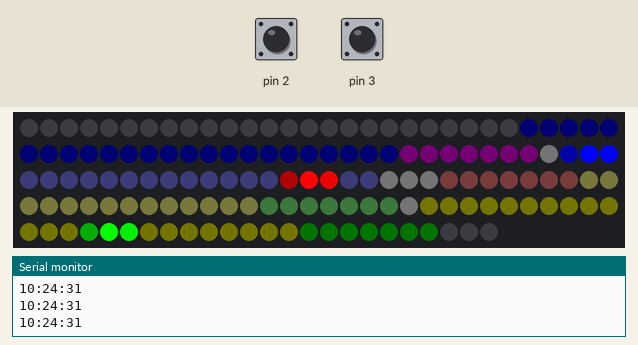
Simulated run of this sketch. Board: Arduino Leonardo, built with avr-gcc and run on an emulated ATmega32U4. On the bench: 144 RGB LEDs in strip order, left to right, continuing on the next row, the last lines printed to the serial monitor. The test bench sets the inputs (shaded band); at power-on: pin 3 HIGH, pin 2 HIGH. The local clock reads 2024-03-15 10:24:30 at power-on unless the sketch sets it.

Above: at 1.2 s.
1.3 s: pin 3 pulled LOW for 3.2 s
At 2.17 s:
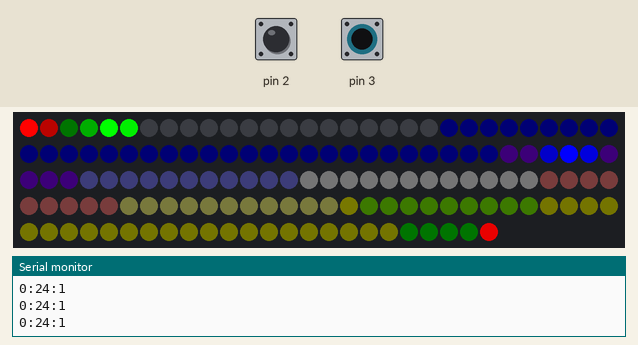
5.1 s: pin 2 pulled LOW for 1 s
At 6.24 s:
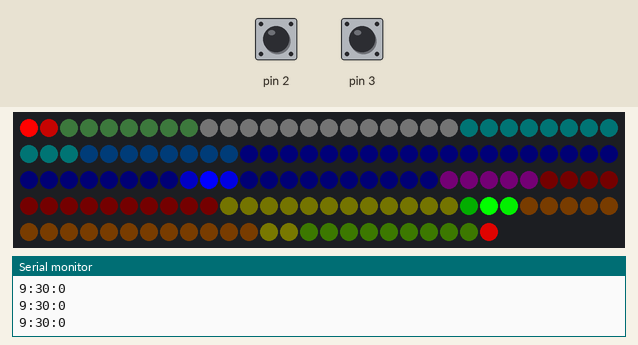
6.7 s: pin 3 pulled LOW for 1 s
At 7.13 s:
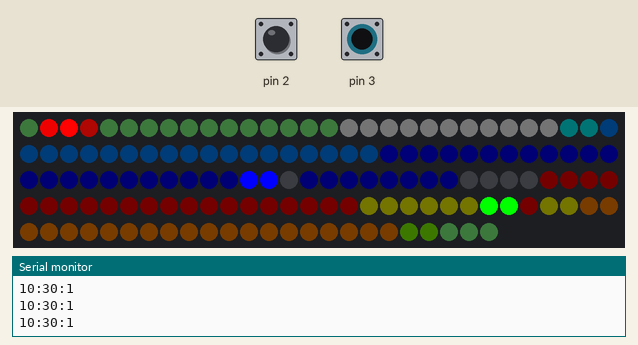
8.3 s: pin 2 pulled LOW for 3.2 s
At 9.16 s:
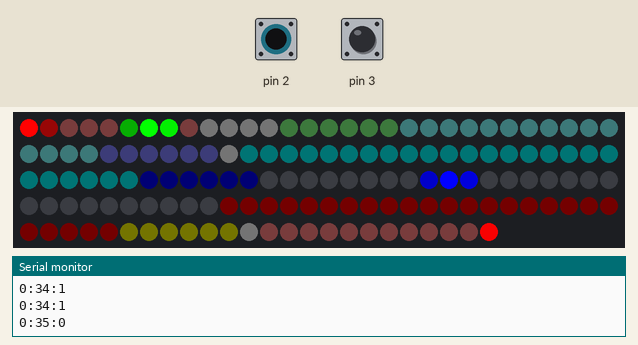
12.1 s: pin 2 pulled LOW for 1 s
At 13.15 s:
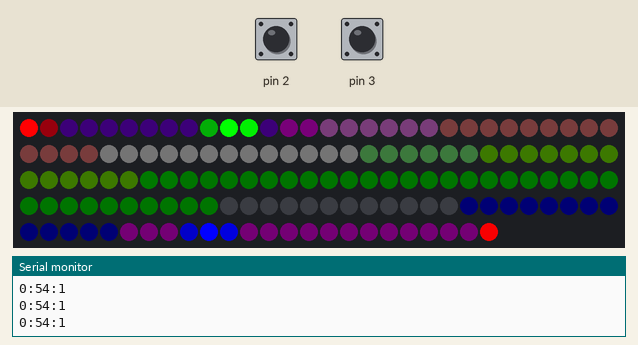
13.7 s: pin 3 pulled LOW for 3.2 s
At 15.16 s:
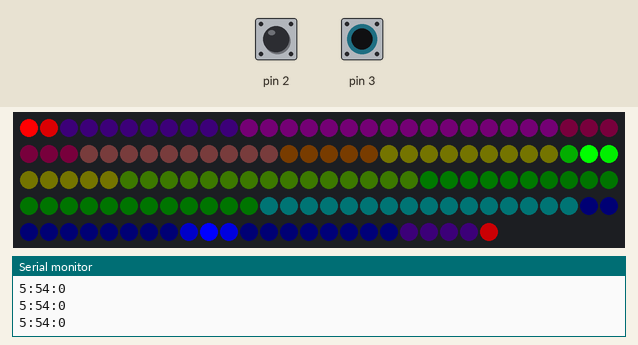

The sketch:

LED_wall_clock.ino
```cpp
#include <Wire.h>
#include "RTClib.h"
#include <Adafruit_NeoPixel.h>
#ifdef __AVR__
  #include <avr/power.h>
#endif

// Which pin on the Arduino is connected to the NeoPixels?
#define PIN            6
#define NUMPIXELS      144

Adafruit_NeoPixel pixels = Adafruit_NeoPixel(NUMPIXELS, PIN, NEO_GRB + NEO_KHZ800);
uint8_t * pxs = pixels.getPixels();

RTC_DS1307 rtc;

void setup() {
  // a couple buttons to allow you to set the time.
  pinMode(2, INPUT_PULLUP);
  pinMode(3, INPUT_PULLUP);
  while(!Serial); // for Leonardo/Micro/Zero
  Serial.begin(57600);
  rtc.begin();

  for(int retries=0; retries<100 && !rtc.isrunning(); retries++) {
    Serial.println("waiting for rtc... (It may be browned out - is your USB port providing enough power?");
    delay(100);
  }

  if (!rtc.isrunning()) {
    Serial.println("RTC IS NOT RUNNING!");
    rtc.adjust(DateTime(F(__DATE__), F(__TIME__)));
  } else {
    Serial.println("RTC is running.");
  }
  pixels.begin(); // This initializes the NeoPixel library.
}

void set_color(int pixel, int color, int intensity) {
  int memory_offset = (pixel%NUMPIXELS)*3+color;
  pxs[memory_offset] = intensity;
}

void blend_color(int pixel, int color, int intensity) {
  int memory_offset = (pixel%NUMPIXELS)*3+color;
  pxs[memory_offset] = uint8_t(min(255, pxs[memory_offset]+intensity));
}

#define modmath(a,b) (((a)+(b)+NUMPIXELS)%NUMPIXELS)
float red_float_offset = 18.0;
float green_float_offset = 13.0;
float blue_float_offset = 0.0;
float red_delta = .31;
float green_delta = .23;
float blue_delta = -.17;

int dim(int intensity) {
  return (2 + intensity) / 32;
}

void rainbow() {
  memset(pxs, 0, NUMPIXELS*3);
  red_float_offset += red_delta;
  if(red_float_offset > NUMPIXELS)
    red_float_offset -= NUMPIXELS;
  if(red_float_offset < 0)
    red_float_offset += NUMPIXELS;
  green_float_offset += green_delta;
  if(green_float_offset > NUMPIXELS)
    green_float_offset -= NUMPIXELS;
  if(green_float_offset < 0)
    green_float_offset += NUMPIXELS;
  blue_float_offset += blue_delta;
  if(blue_float_offset > NUMPIXELS)
    blue_float_offset -= NUMPIXELS;
  if(blue_float_offset < 0)
    blue_float_offset += NUMPIXELS;
  for(int i=0; i<NUMPIXELS/2; i++) {
    blend_color(int(red_float_offset) + i, 0, dim(i));
    blend_color(int(red_float_offset) + i + NUMPIXELS/2, 0, dim(NUMPIXELS/2 - i));
    blend_color(int(green_float_offset) + i, 1, dim(i));
    blend_color(int(green_float_offset) + i + NUMPIXELS/2, 1, dim(NUMPIXELS/2 - i));
    blend_color(int(blue_float_offset) + i, 2, dim(i));
    blend_color(int(blue_float_offset) + i + NUMPIXELS/2, 2, dim(NUMPIXELS/2 - i));
  }
}

float second_float = -1;
int loop_delay_base = 22; // 22 w/ no rainbow, 32 with.
float second_float_delta = 0.04;
int loop_delay = loop_delay_base;
long unsigned int when_hour_set_down=0, when_minute_set_down=0;
void loop() {
  float hour_float;
  float minute_float;
  float fractional;
  int now_hour, now_minute, now_second;

  delay(loop_delay);
  DateTime now = rtc.now();

  // Check for hour-adjust button press and update RTC if user is changing it:
  if (digitalRead(3) == 0) {
    if (when_hour_set_down == 0) {
      when_hour_set_down = millis();
    } else {
      if (millis() - when_hour_set_down > 250) {
        when_hour_set_down = millis();
        rtc.adjust(DateTime(2016, 1, 1, (now.hour()+1)%12, now.minute(), 0));
        second_float = 0.0;
        now = rtc.now();
      }
    }
  } else {
    when_hour_set_down = 0;
  }

  // Check for minute-adjust button press and update RTC if user is changing it:
  if (digitalRead(2) == 0) {
    if (when_minute_set_down == 0) {
      when_minute_set_down = millis();
    } else {
      if (millis() - when_minute_set_down > 150) {
        when_minute_set_down = millis();
        rtc.adjust(DateTime(2016, 1, 1, now.hour(), (now.minute()+1)%60, 0));
        second_float = 0.0;
        now = rtc.now();
      }
    }
  } else {
    when_minute_set_down = 0;
  }

  Serial.print(now.hour());
  Serial.print(":");
  Serial.print(now.minute());
  Serial.print(":");
  Serial.println(now.second());


  if (second_float < 0.0) {
    second_float = now.second();
  }
  second_float += second_float_delta;
  if (second_float >= 60.0) {
    second_float -= 60.0;
  }
  if (now.second() > 0 and now.second() < 59) {
    if ((int)second_float < now.second())
      loop_delay = max(loop_delay-1, loop_delay_base-20);
    else if ((int)second_float > now.second()) {
      loop_delay = min(loop_delay+1, loop_delay_base+20);
    } else {
      loop_delay = loop_delay_base;
    }
  }

  now_hour = now.hour();
  now_minute = now.minute();
  now_second = now.second();

  //I have to clear the LEDs that follow the clock "hands" before the rainbow, so
  //the clears don't interfere with what the rainbow sets.
  hour_float = now_hour%12 + now_minute/60.0;
  float hour_led = hour_float * 12.0;
  set_color(int(hour_led)+NUMPIXELS-2,   0, 0);

  minute_float = now_minute + now_second/60.0;
  float minute_led = minute_float * 144.0/60.0;
  set_color(int(minute_led)+NUMPIXELS-2, 2, 0);

  float second_led = min(143.99, (second_float) * 144.0/60.0);
  set_color(int(second_led)+NUMPIXELS-2, 1, 0);

  rainbow();

  fractional = hour_led - int(hour_led);
  set_color(int(hour_led),               0, 255.0);
  set_color(int(hour_led)+1,             0, 255.0*fractional);
  set_color(int(hour_led)+NUMPIXELS-1,   0, 255.0-255.0*fractional);

  fractional = minute_led - int(minute_led);
  set_color(int(minute_led),             2, 255.0);
  set_color(int(minute_led)+1,           2, 255.0*fractional);
  set_color(int(minute_led)+NUMPIXELS-1, 2, 255.0-255.0*fractional);

  fractional = second_led - int(second_led);
  set_color(int(second_led),             1, 255.0);
  set_color(int(second_led)+1,           1, 255.0 * fractional);
  set_color(int(second_led)+NUMPIXELS-1, 1, 255.0-255.0 * fractional);

  pixels.show();
}
```

Measured:
- after the input at 5.1 s, the LEDs: first differ from a run without the input after 0.19 s (image 2 shows a later state)
- after the input at 8.3 s, the LEDs: first differ from a run without the input after 0.20 s (image 4 shows a later state)
